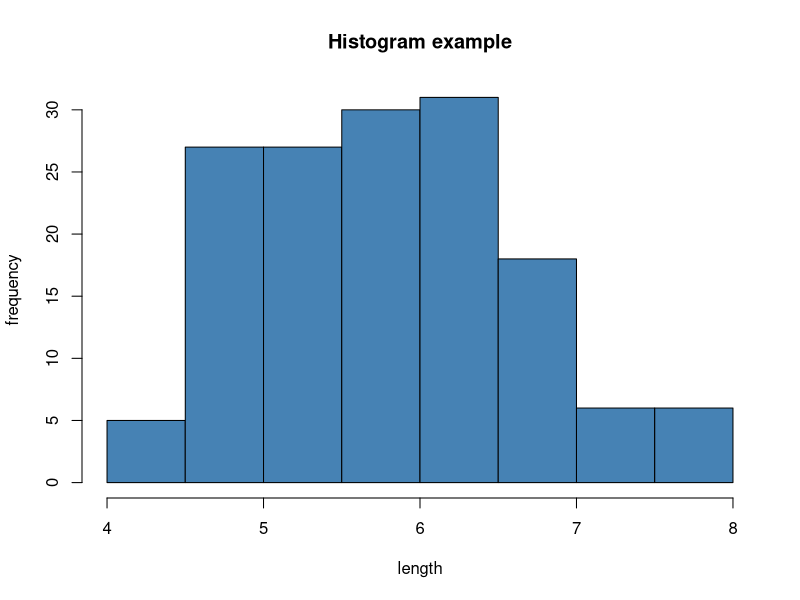

The R script that drew this image: (Note: this script raises an error after producing the figure.)
# histogram on iris dataset
data("iris")
cat("summary:\n",summary(iris))
cat("\nnames",names(iris))
cat("\ndim",dim(iris))
hist(iris$Sepal.Length,
     col='steelblue',
     main='Histogram example',
     xlab='length',
     ylab='frequency')
par(mar(6,6,6,6))
